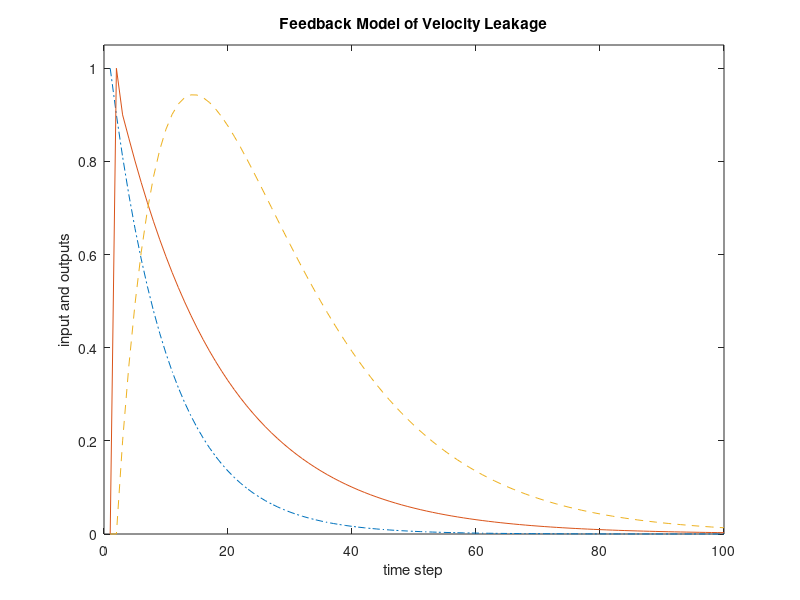

The MATLAB script that drew this image:
% sn2VelStorLeak.m
% this script attempts a rough simulation
% of velocity storage and leakage; it has 
% one input and two neurons

% set connection weights
% (nice for storage: w12=0.2, w21=0.2, w22=0.9)
% (nice for leakage: w12=-0.2, w21=0.2, w22=0.9)
v1=1;
v2=0;
w11=0;
w12=0.2;
w21=0.2;
w22=0.9;

% set geometric decay
% (nice for storage: gdk=0.9)
% (nice for leakage: gdk=0.95)
gdk=0.9;

% construct connectivity matrix
c=[v1,w11,w12;v2,w21,w22];

% set up inputs
tend=100;
t=1:tend;
x=(gdk).^(t-1);

% set up outputs
y=zeros(2,tend);

% find outputs
for i=2:tend,
    z=[x(i-1);y(:,i-1)];
    y(:,i)=c*z;
end

% plot results
clf
plot(t,x,'-.',t,y(1,:),t,y(2,:),'--')
axis([0 tend 0 1.05])
title('Feedback Model of Velocity Leakage')
xlabel('time step')
ylabel('input and outputs')
